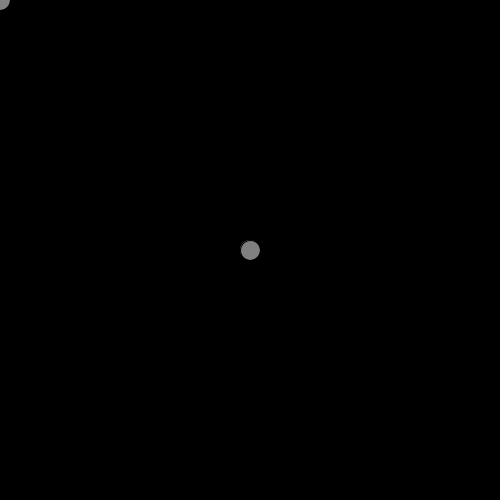
Frame 1 (no input)
Frame 60 (the mouse pressed at the canvas centre just before this capture): identical to frame 1, image omitted
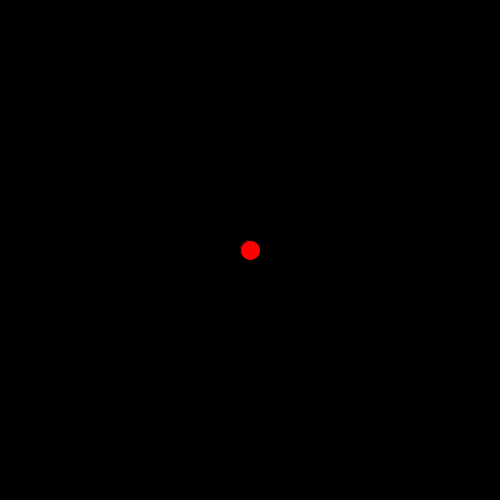
Frame 120 (the mouse held since frame 60 and released just before this capture)

The Processing sketch that drew these frames (run headless with seeded random() and noise(); from frame 60 on, the mouse is pressed at the canvas centre):

// Processing sketch: processing_79044
// ── processing_79044.pde

PVector p1;
PVector p2;

void setup() {
   size(500, 500);
   p1 = new PVector(250, 250);
   p2 = new PVector();
}

void draw() {
   background(0); 
   
   p2.x = mouseX;
   p2.y = mouseY;
   
   float distance = p1.dist(p2);
   
   fill(128);
   
   ellipse(p1.x, p1.y, 20, 20);
   
   if(distance < 20) {
      fill(255, 0, 0); 
   }
   
   ellipse(p2.x, p2.y, 20, 20);
}
